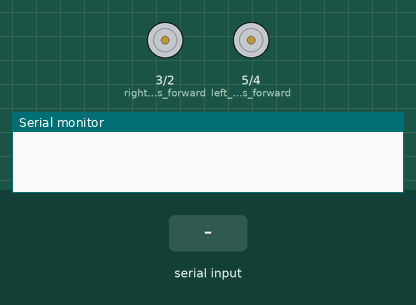
Recording of a sketch running on a simulated Arduino Uno, built with avr-gcc and run on an emulated ATmega328P. Shown: motor-driver pin pairs drawn as motors (green arrow = first pin HIGH = forward, orange = second pin HIGH = backward, longer = more drive), the last lines printed to the serial monitor. The inputs (shaded band) are chosen by the test bench.

Above: at 1.2 s.
1.3 s: "F" received over Serial
At 2.5 s:
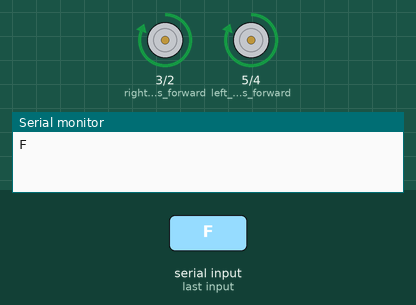
2.8 s: "B" received over Serial
At 3.7 s:
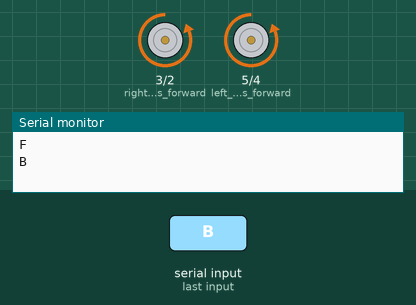
4.3 s: "G" received over Serial
At 4.9 s:
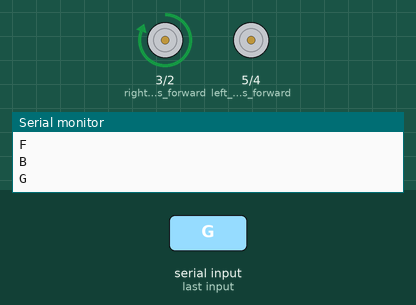
5.8 s: "H" received over Serial
At 7.0 s:
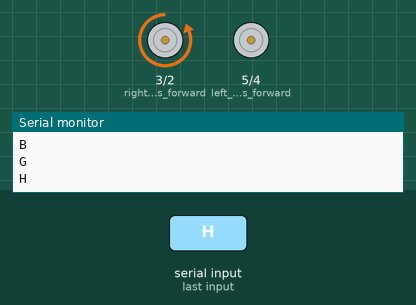
7.3 s: "L" received over Serial
At 8.3 s:
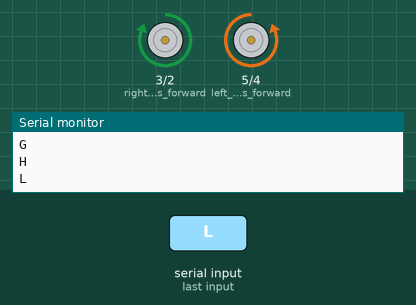
8.8 s: "I" received over Serial
At 9.5 s:
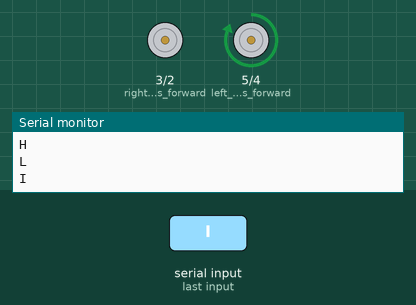
Timing chart, 0 to 11.3 s (numbered marks = the images above; inputs shaded):
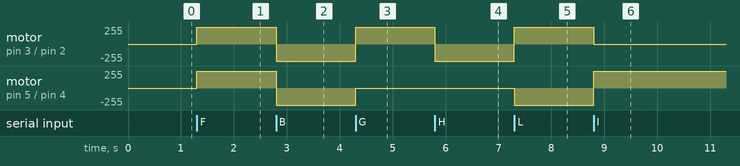

The sketch:

RC_Boat.ino
```cpp
char t;

void setup() {
pinMode(5,OUTPUT);   //left motors forward
pinMode(4,OUTPUT);   //left motors reverse
pinMode(3,OUTPUT);   //right motors forward
pinMode(2,OUTPUT);   //right motors reverse
Serial.begin(9600);

}

void loop() {
if(Serial.available()){
  t = Serial.read();
  Serial.println(t);
}

if(t == 'F'){            //move forward(all motors rotate in forward direction)
  digitalWrite(5,HIGH);
  digitalWrite(4,LOW);
  digitalWrite(3,HIGH);
  digitalWrite(2,LOW);

}

else if(t == 'B'){//move reverse (all motors rotate in reverse direction)
  digitalWrite(5,LOW);
  digitalWrite(4,HIGH);
  digitalWrite(3,LOW);
  digitalWrite(2,HIGH);
}

else if(t == 'G'){      //FWD L
  digitalWrite(5,LOW);
  digitalWrite(4,LOW);
  digitalWrite(3,HIGH);
  digitalWrite(2,LOW);
}

else if(t == 'H'){      //BWD L
  digitalWrite(5,LOW);
  digitalWrite(4,LOW);
  digitalWrite(3,LOW);
  digitalWrite(2,HIGH);
}

else if(t == 'L'){     //Spot left
  digitalWrite(5,LOW);
  digitalWrite(4,HIGH);
  digitalWrite(3,HIGH);
  digitalWrite(2,LOW);
}


else if(t == 'I'){     // FWDR
  digitalWrite(5,HIGH);
  digitalWrite(4,LOW);
  digitalWrite(3,LOW);
  digitalWrite(2,LOW);
}


else if(t == 'J'){     //BWD R
  digitalWrite(5,LOW);
  digitalWrite(4,HIGH);
  digitalWrite(3,LOW);
  digitalWrite(2,LOW);
}

else if(t == 'R'){     //Spot Right
  digitalWrite(5,HIGH);
  digitalWrite(4,LOW);
  digitalWrite(3,LOW);
  digitalWrite(2,HIGH);
}


else if(t == 'S'){      //STOP (all motors stop)
  digitalWrite(5,LOW);
  digitalWrite(4,LOW);
  digitalWrite(3,LOW);
  digitalWrite(2,LOW);
}
}
```

Measured:
- after the input at 1.3 s, motor on pin 3 (right_motors_forward) / pin 2 (right_motors_reverse), motor on pin 5 (left_motors_forward) / pin 4 (left_motors_reverse): stopped → forward 255/255 at once
- after the input at 2.8 s, motor on pin 3 (right_motors_forward) / pin 2 (right_motors_reverse), motor on pin 5 (left_motors_forward) / pin 4 (left_motors_reverse): forward 255/255 → backward 255/255 at once
- after the input at 4.3 s, motor on pin 3 (right_motors_forward) / pin 2 (right_motors_reverse): backward 255/255 → forward 255/255 at once; motor on pin 5 (left_motors_forward) / pin 4 (left_motors_reverse): backward 255/255 → stopped at once
- after the input at 5.8 s, motor on pin 3 (right_motors_forward) / pin 2 (right_motors_reverse): forward 255/255 → backward 255/255 at once
- after the input at 7.3 s, motor on pin 3 (right_motors_forward) / pin 2 (right_motors_reverse): backward 255/255 → forward 255/255 at once; motor on pin 5 (left_motors_forward) / pin 4 (left_motors_reverse): stopped → backward 255/255 at once
- after the input at 8.8 s, motor on pin 3 (right_motors_forward) / pin 2 (right_motors_reverse): forward 255/255 → stopped at once; motor on pin 5 (left_motors_forward) / pin 4 (left_motors_reverse): backward 255/255 → forward 255/255 at once
